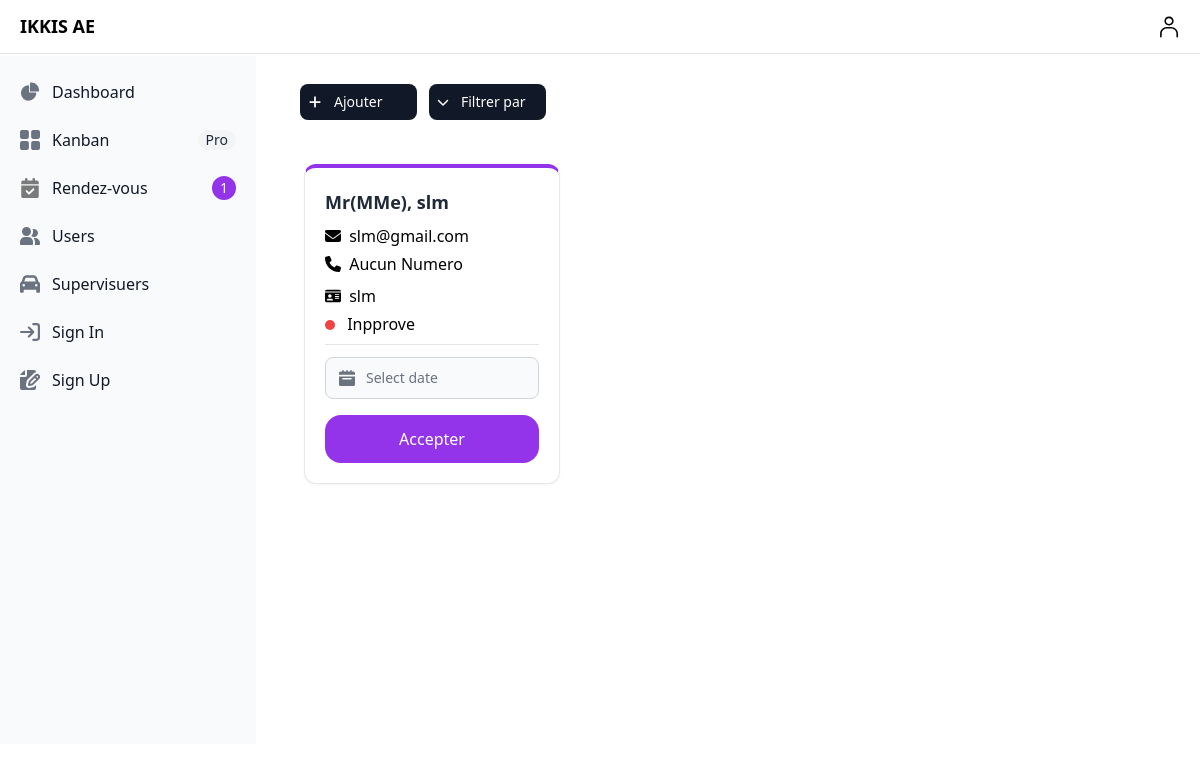
Page /dashboard/appointement on the earlier database version.
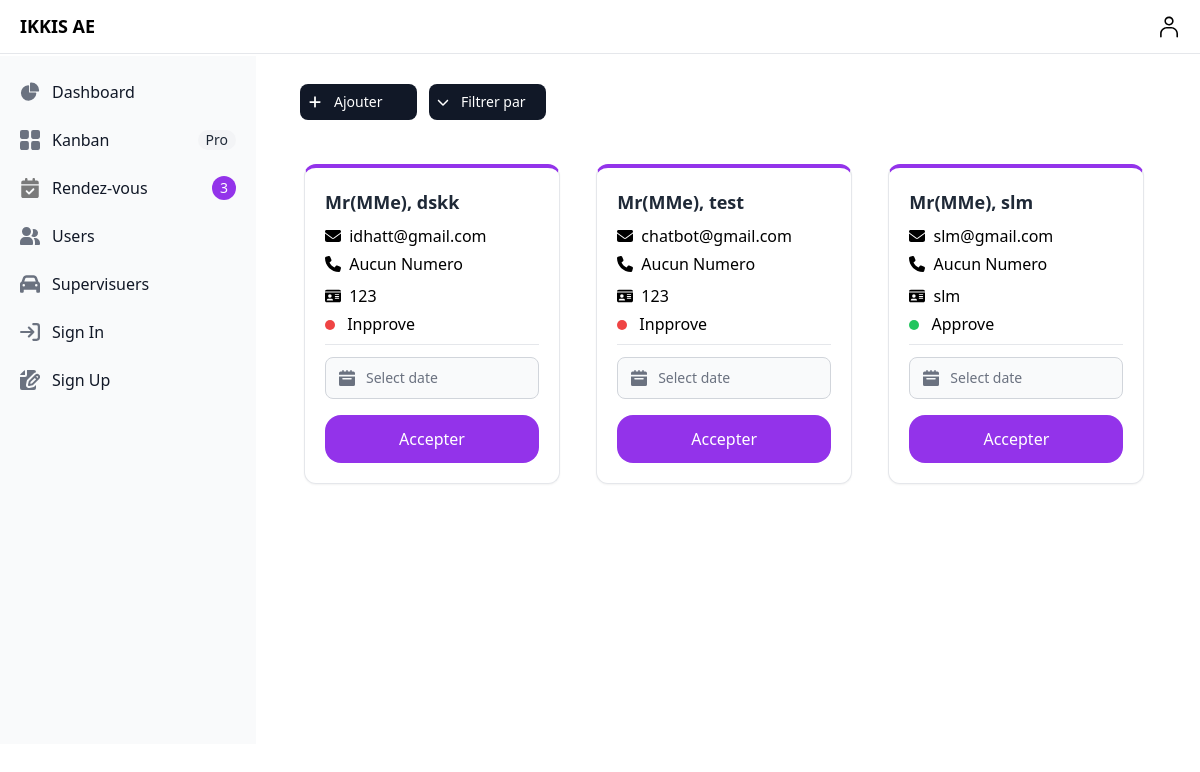
Same page on the later database version.
### app/models.py (models this page shows)
class Appointement(models.Model):
    accepted=models.BooleanField(default=False)
    nom=models.CharField(max_length=20,null=True)
    prenom=models.CharField(max_length=30,null=True)
    cni=models.CharField(max_length=10,null=True)
    numero_telephone=models.IntegerField(null=True)
    email=models.EmailField(max_length=20,null=True)
    message=models.CharField(max_length=40,null=True)
    date=models.TextField(null=True)

### sfe/views.py (the view)
# urls.py: path('dashboard/appointement',views.appointement,name="appointement"),
def appointement(request):
    new_appointement=Appointement.objects.all().order_by('accepted')
    context={
        'new_appointement':new_appointement,
    }
    return render(request,"adm/appointement.html",context)

### templates/adm/appointement.html (shortened to what the changed rows need)
{% extends 'adm/dash.html' %}
{% block content %}
<div class="sm:ml-72">
          {% include "msg/msg.html" %}
{% for i in new_appointement  %}
<div class="lg:w-64 h-80 mx-4 bg-white border border-t-4 border-t-purple-600 shadow-sm rounded-xl inline-block my-4 ">
          <div class="p-4 md:p-5">
                    <h3 class="text-lg font-bold text-gray-800">
                      Mr(MMe), {{i.nom}}
                    </h3>
                    <div class="pt-2">
                              <p class="inline-block">{{i.email}}</p>
                    </div>
                    <div >
                          {% if not i.numero_telephone is None %}
                              <div class="pt-1 inline-block mr-3">
                                        <svg class="inline-block w-4 h-4 mr-1 mb-1" xmlns="http://www.w3.org/1000/svg" viewBox="0 0 512 512"><path d="M164.9 24.6c-7.7-18.6-28-28.5-47.4-23.2l-88 24C12.1 30.2 0 46 0 64C0 311.4 200.6 512 448 512c18 0 33.8-12.1 38.6-29.5l24-88c5.3-19.4-4.6-39.7-23.2-47.4l-96-40c-16.3-6.8-35.2-2.1-46.3 11.6L304.7 368C234.3 334.7 177.3 277.7 144 207.3L193.3 167c13.7-11.2 18.4-30 11.6-46.3l-40-96z"/></svg>
                                        <p class="inline-block"><span class="opacity-60">+212</span> {{i.numero_telephone}}</p>
                              </div>
                              {% else %}
                              <div class="pt-1 inline-block mr-3">
                                      Aucun Numero
                              </div>
                          {% endif %}
                              <div class="py-0.5"></div>
                              <div class="pt-1 inline-block mr-4">
                                        <p class="inline-block">{{i.cni}}</p>
                              </div>
                    </div>
                    <div class="pt-1 inline-block mr-4">
                      {% if i.accepted %}
                      <div class="h-2.5 w-2.5 rounded-full bg-green-500 me-2 inline-block"></div>
                      <p class="inline-block">Approve</p>
                      {% else %}
                      <div class="h-2.5 w-2.5 rounded-full bg-red-500 me-2 inline-block"></div>
                      <p class="inline-block">Inpprove</p>
                      {% endif %}
                    </div>
                    <div class="border-b pt-2">
                    </div>
                    <div>
                    <div class="relative max-w-sm mt-3 ">
                      <div class="absolute inset-y-0 start-0 flex items-center ps-3.5 pointer-events-none">
                      </div>
                      <form method="POST" action="{% url 'approve_appoint' app_id=i.id %}">
                      <input readonly datepicker type="text" name="date" id="date" class=" bg-gray-50 border border-gray-300 text-gray-900 text-sm rounded-lg focus:ring-blue-500 focus:border-blue-500 block w-full ps-10 p-2.5 " placeholder="Select date">
                      </div>
                      <button class="block mt-4 w-full bg-purple-600 text-white py-3 rounded-2xl hover:bg-yellow-300 transition " >Accepter</button>
                    </div>
                    </div>
                  </div>
{% endfor %}
</div>
{% endblock content %}

Differences in the rows shown:
added Appointement: nom "dskk", email "idhatt@gmail.com", shows "Aucun Numero", cni "123", accepted False (drawn)
added Appointement: nom "test", email "chatbot@gmail.com", shows "Aucun Numero", cni "123", accepted False (drawn)
changed Appointement "slm": accepted "Inpprove" → "Approve"
Other differences:
{{ new_appointement.count }}: "1" → "3"
